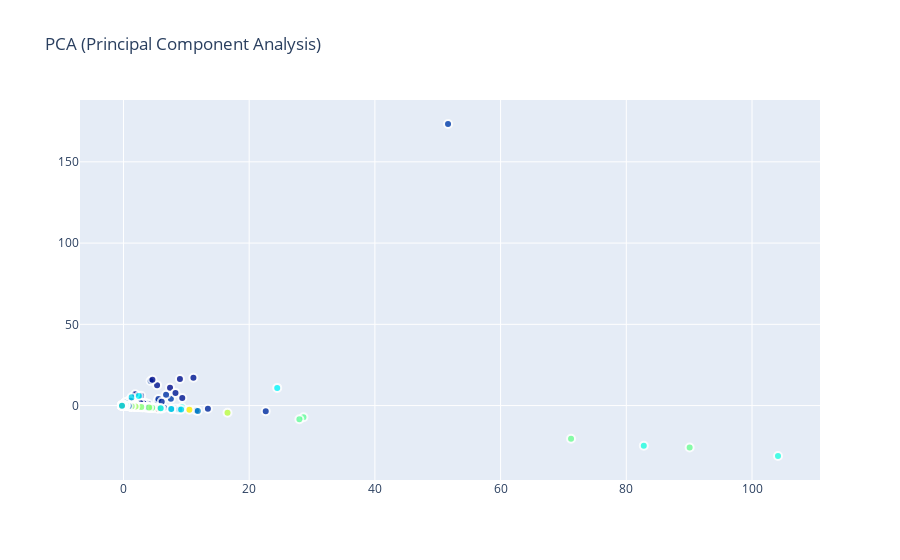

This figure's notebook cell:
### Code cell
trace0 = go.Scatter(
    x = X_5d[:,0],
    y = X_5d[:,1],
    name = "Target",
    hoveron = 'points+fills',
    mode = 'markers',
#     text = Target.unique(),
    showlegend = False,
    marker = dict(
        size = 8,
        color = Target,
        colorscale ='Jet',
        showscale = False,
        line = dict(
            width = 2,
            color = 'rgb(255, 255, 255)'
        ),
        opacity = 0.8
    )
)
data = [trace0]

layout = dict(title = 'PCA (Principal Component Analysis)',
              hovermode= 'closest',
              yaxis = dict(zeroline = False),
              xaxis = dict(zeroline = False),
              showlegend= True
             )

fig = dict(data=data, layout=layout)
py.iplot(fig, filename='styled-scatter')

### Figure 1 — Plotly figure (JSON) as saved in the notebook; plotly's stock layout.template omitted (floating-point values rounded to 4 significant figures; data arrays with more than 128 entries replaced by an {"elided": "..."} marker saying what was removed)
{"data": [{"hoveron": "points+fills", "marker": {"color": {"elided": "9123 float values"}, "colorscale": [[0, "rgb(0,0,131)"], [0.2, "rgb(0,60,170)"], [0.4, "rgb(5,255,255)"], [0.6, "rgb(255,255,0)"], [0.8, "rgb(250,0,0)"], [1, "rgb(128,0,0)"]], "line": {"color": "rgb(255, 255, 255)", "width": 2}, "opacity": 0.8, "showscale": false, "size": 8}, "mode": "markers", "name": "Target", "showlegend": false, "type": "scatter", "x": {"elided": "9123 float values"}, "y": {"elided": "9123 float values"}}], "layout": {"hovermode": "closest", "showlegend": true, "title": {"text": "PCA (Principal Component Analysis)"}, "xaxis": {"zeroline": false}, "yaxis": {"zeroline": false}}}
